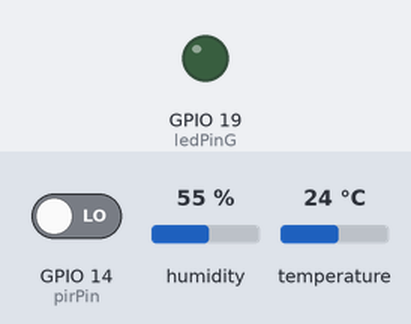
A sketch run on a simulated ESP32. On the bench: output pins drawn as LEDs (lit = HIGH). The inputs (shaded band) are chosen by the test bench; at power-on: GPIO 14 (pirPin) LOW, humidity 55 %, temperature 24 °C. WiFi joins after 1.5 s; servers stay silent unless stated; random numbers use the default seed unless the sketch sets one; no MQTT or app messages arrive unless stated; what the sketch prints to the serial monitor is not drawn.

Above: at 2.7 s.
2.8 s: GPIO 14 (pirPin) driven HIGH
At 6.1 s:
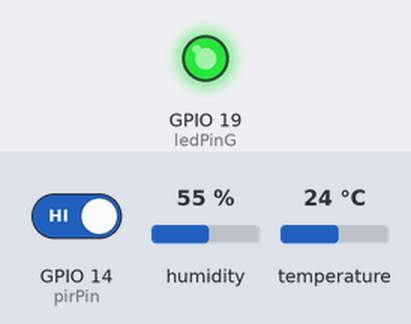
9.7 s: GPIO 14 (pirPin) driven LOW
At 11.2 s:
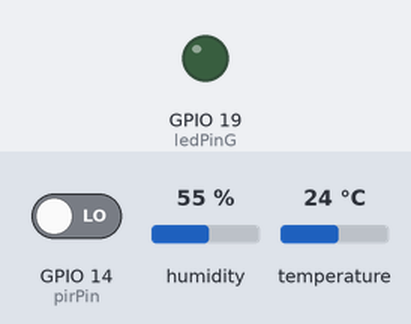
Timing chart, 0 to 12.7 s (numbered marks = the images above; inputs shaded):
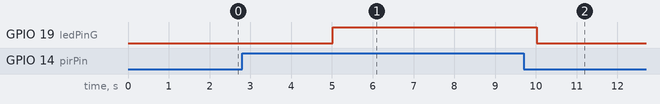

Measured:
- after the input at 2.8 s, GPIO 19 (ledPinG): LOW → HIGH after 2.2 s
- after the input at 9.7 s, GPIO 19 (ledPinG): HIGH → LOW after 0.33 s

The sketch:

arduino.ino
```cpp
#include <WiFi.h>
#include <PubSubClient.h>
#include <DHT.h>
#define DHTTYPE DHT11 // DHT11

const char* ssid = "cslab";
const char* password = "aksesg31";

// MQTT Broker settings
const char* mqtt_server = "34.42.195.199";
const int mqtt_port = 1883;
const char* mqtt_topic = "SmartHome";

// Pin Definitions
const int dhtPin = 21;            // DHT11 sensor pin
const int pirPin = 14;            // PIR motion sensor pin
const int ledPinG = 19;           // Green LED (Maker: Pin 9, NodeMCU: Pin 19)
DHT dht(dhtPin, DHT11);

// Variables
unsigned long lastMsg = 0;
bool isActive = false;
int pirState = LOW;

WiFiClient espClient;
PubSubClient client(espClient);

void setup_wifi() {
  delay(10);
  Serial.println("Connecting to WiFi...");
  WiFi.begin(ssid, password);

  while (WiFi.status() != WL_CONNECTED) {
    delay(500);
    Serial.print(".");
  }

  Serial.println("\nWiFi connected");
}

void reconnect() {
  while (!client.connected()) {
    Serial.print("Attempting MQTT connection...");
    String clientId = "ESP32Client-" + String(random(0xffff), HEX);

    if (client.connect(clientId.c_str())) {
      Serial.println("connected");
    } else {
      Serial.println("failed, retrying...");
      delay(5000);
    }
  }
}

void setup() {
  Serial.begin(115200);

  // Configure pins
  pinMode(dhtPin, INPUT);
  pinMode(pirPin, INPUT);
  pinMode(ledPinG, OUTPUT); // Configure green LED pin as output

  digitalWrite(ledPinG, LOW); // Start with LED off

  dht.begin();  // Initialize DHT11 sensor

  setup_wifi();
  client.setServer(mqtt_server, mqtt_port);
}

void loop() {
  if (!client.connected()) {
    reconnect();
  }
  client.loop();

  unsigned long now = millis();
  if (now - lastMsg > 5000) {  // Send every 5 seconds
    lastMsg = now;

    // Read DHT11 sensor
    float temperature = dht.readTemperature();
    float humidity = dht.readHumidity();

    // Read PIR motion sensor
    int motionDetected = digitalRead(pirPin);

    // Turn on the green LED if motion is detected
    if (motionDetected == HIGH) {
      digitalWrite(ledPinG, HIGH);
      Serial.println("Motion detected: Green LED ON");
    } else {
      digitalWrite(ledPinG, LOW);
      Serial.println("No motion detected: Green LED OFF");
    }

    // Create JSON string with sensor data
    String jsonString = "{\"temperature\":" + String(temperature) +
                       ",\"humidity\":" + String(humidity) +
                       ",\"motion\":" + String(motionDetected) +
                       ",\"timestamp\":" + String(now) + "}";

    // Publish to MQTT
    client.publish(mqtt_topic, jsonString.c_str());

    // Debug prints
    Serial.println("\nSensor Readings:");
    Serial.print("Temperature: ");
    Serial.println(temperature);
    Serial.print("Humidity: ");
    Serial.println(humidity);
    Serial.print("Motion Detected: ");
    Serial.println(motionDetected);
  }
}
```
